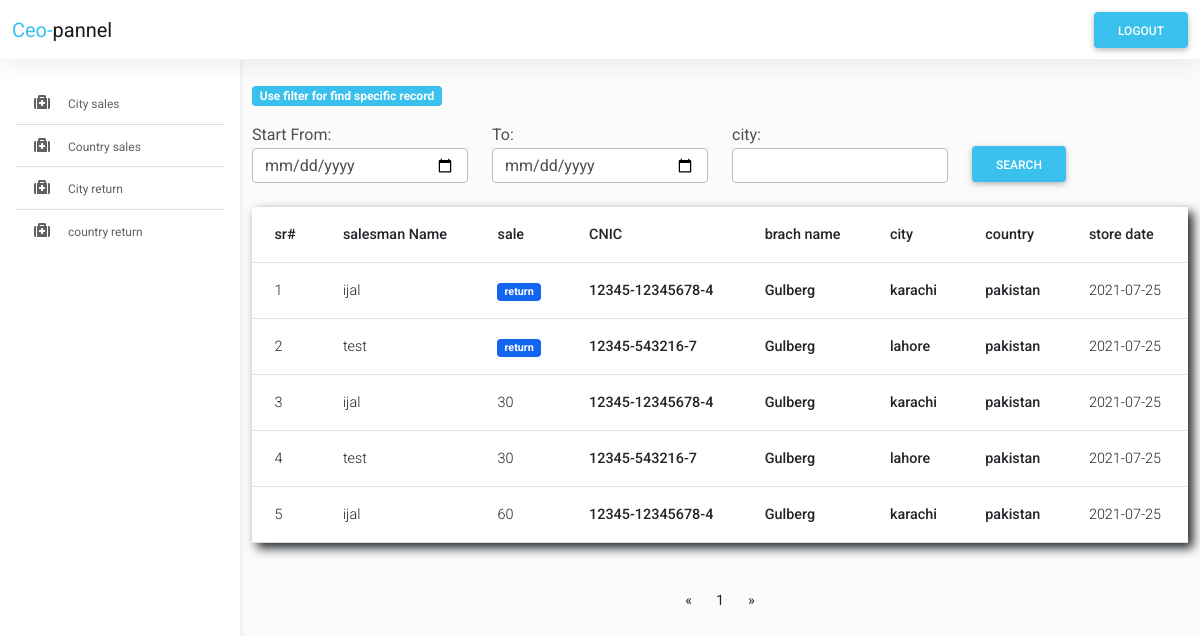
The page /Ceo/index.php (signed in) on the database as committed earlier.
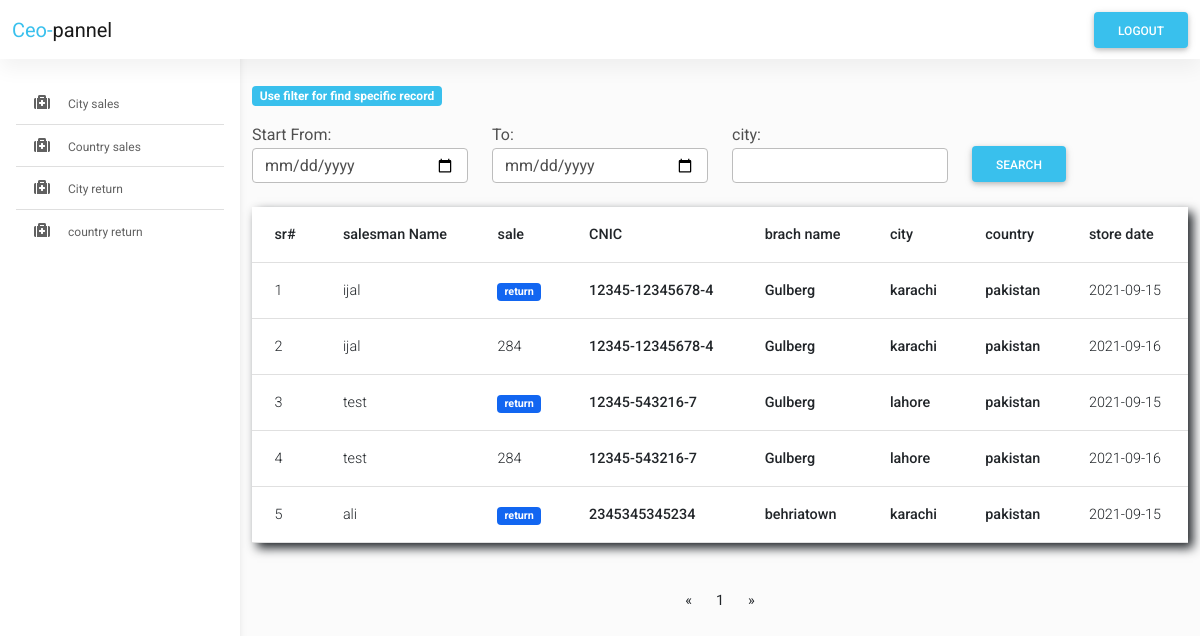
The same page on the database as committed later.
### tables this page shows
CREATE TABLE `sales_medicine` (
  `id` int(11) NOT NULL,
  `sm_name` text NOT NULL,
  `sm_price` int(250) NOT NULL,
  `sm_sale_price` int(250) DEFAULT NULL,
  `sm_qty` int(250) NOT NULL,
  `sm_id` int(250) NOT NULL,
  `salesman_id` int(250) NOT NULL,
  `created_at` date NOT NULL DEFAULT current_timestamp()
);

CREATE TABLE `sales_manager` (
  `id` int(11) NOT NULL,
  `name` text NOT NULL,
  `cnic` text NOT NULL,
  `phone` text NOT NULL,
  `password` text NOT NULL,
  `country` text NOT NULL,
  `city` text NOT NULL,
  `branch_name` text NOT NULL
);

### Ceo/index.php (the view, shortened to what this page needs)
<?php
include "./layouts/header.php";
include "./layouts/navbar.php";
?>
<main style="margin-top: 58px">
  <div class="container pt-4">
    <section>
      <div class="row">
      <div class="col-xl-12 col-sm-10 col-12 mb-4">
        <div class="col-xl-12 col-sm-10 col-12 mb-4">
          <p class="badge bg-info">Use filter for  find specific record</p>
        <form action="<?php echo $_SERVER['PHP_SELF']; ?>" method="post">
<div class="row mt-10px">
    <div class="col-md-3 " >
    <label for="">Start From: </label>
        <input type="date" name="date_1" class="form-control "   />
    </div>
    <div class="col-md-3">
<label for="">To:</label>
<input type="date" name="date_2" class="form-control"  />
</div>
<div class="col-md-3">
        <label for="">city:</label>
        <input type="text" name="city" class="form-control"  />
    </div>
    <div class="col-md-3">
        <button type="submit" class="btn btn-info mt-4" name="btnseach" style="width: fit-content;margin-top:20px">search</button>
    </div>
    </form>
          </div>
        </div>
          <table class="table">
            <thead>
              <tr>
                <th scope="col">sr#</th>
                <th scope="col">salesman Name </th>
                <th scope="col">sale</th>
                <th scope="col">CNIC</th>
                <th scope="col">brach name</th>
                <th scope="col">city</th>
                <th scope="col">country</th>
                <th scope="col">store date</th>
              </tr>
            </thead>
            <tbody>
            <?php
    $index=0;
  $result_per_page = 5;
        $sql = "SELECT * FROM sales_medicine ";
        $result = $connect->query($sql);
        $number_of_rows = mysqli_num_rows($result);
        if ($result->num_rows > 0) {
            $number_of_f_p = ceil($number_of_rows / $result_per_page);
            if (!isset($_GET['page'])) {
                $page = 1;
            } else {
                $page = $_GET['page'];
            }
            $this_page_f_result = ($page - 1) * $result_per_page;
           if(isset($_POST['btnseach'])){
               $date_1=$_POST["date_1"];
               $date_2=$_POST["date_2"];
               $city=$_POST["city"];
               $sql = "SELECT * from sales_medicine a, sales_manager b  where city='$city' AND created_at between   '$date_1'  AND   '$date_2'   LIMIT " . $this_page_f_result . ',' . $result_per_page;
           }else{
               $sql = "SELECT * from sales_medicine a, sales_manager b LIMIT " . $this_page_f_result . ',' . $result_per_page;
           }
            $result = $connect->query($sql);
            while ($row = $result->fetch_assoc()) {
        ?>
                                <tr>
                                  <td><?php echo ++$index; ?></td>
                                  <td><?php echo $row['name']; ?></td>
                                  <td><?php
                                  if($row['sm_price']==0){
                                    echo "<span class='badge bg-primary' > return</span>";
                                  }else{
                                    echo $row['sm_price'];
                                  }
                                  ?></td>
                                    <th scope="row"><?php echo $row['cnic']; ?></th>
                                    <th scope="row"><?php echo $row['branch_name']; ?></th>
                                    <th scope="row"><?php echo $row['city']; ?></th>
                                    <th scope="row"><?php echo $row['country']; ?></th>
                                    <td><?php echo $row['created_at']; ?></td>
                                </tr>
                    <?php
                            }
                        }
                    ?>
            </tbody>
          </table>
        </div>
        <div class="set_pagination">
    <nav aria-label="Page navigation example">
        <ul class="pagination justify-content-center">
            <li class="page-item">
                <a class="page-link" href="index.php?page=<?php echo $page ?>" aria-label="Previous">
                    <span aria-hidden="true">&laquo;</span>
                </a>
            </li>
            <?php
            for ($page = 1; $page <= $number_of_f_p; $page++) {
            ?>
                <li class="page-item"><a class="page-link" href="index.php?page=<?php echo $page ?>"><?php echo $page ?></a></li>
            <?php
            }
            ?>
            <li class="page-item">
                <a class="page-link" href="index.php?page=<?php echo $page - 1 ?>" aria-label="Next">
                    <span aria-hidden="true">&raquo;</span>
                </a>
            </li>
        </ul>
    </nav>
</div>
      </div>
</main>
<?php
include "./layouts/footer.php";
?>

Rows that differ between the two databases and show on the page:
removed sales_medicine: sales_manager.name "ijal", sm_price "return", sales_manager.cnic "12345-12345678-4", sales_manager.branch_name "Gulberg", sales_manager.city "karachi", sales_manager.country "pakistan", created_at "2021-07-25", sales_manager.name "test", sales_manager.cnic "12345-543216-7", sales_manager.city "lahore"
removed sales_medicine: sales_manager.name "ijal", sm_price "30", sales_manager.cnic "12345-12345678-4", sales_manager.branch_name "Gulberg", sales_manager.city "karachi", sales_manager.country "pakistan", created_at "2021-07-25", sales_manager.name "test", sales_manager.cnic "12345-543216-7", sales_manager.city "lahore"
removed sales_medicine: sales_manager.name "ijal", sm_price "60", sales_manager.cnic "12345-12345678-4", sales_manager.branch_name "Gulberg", sales_manager.city "karachi", sales_manager.country "pakistan", created_at "2021-07-25"
added sales_medicine: sales_manager.name "ijal", sm_price "return", sales_manager.cnic "12345-12345678-4", sales_manager.branch_name "Gulberg", sales_manager.city "karachi", sales_manager.country "pakistan", created_at "2021-09-15", sales_manager.name "test", sales_manager.cnic "12345-543216-7", sales_manager.city "lahore", sales_manager.name "ali", sales_manager.cnic "2345345345234", sales_manager.branch_name "behriatown"
added sales_medicine: sales_manager.name "ijal", sm_price "284", sales_manager.cnic "12345-12345678-4", sales_manager.branch_name "Gulberg", sales_manager.city "karachi", sales_manager.country "pakistan", created_at "2021-09-16", sales_manager.name "test", sales_manager.cnic "12345-543216-7", sales_manager.city "lahore"
